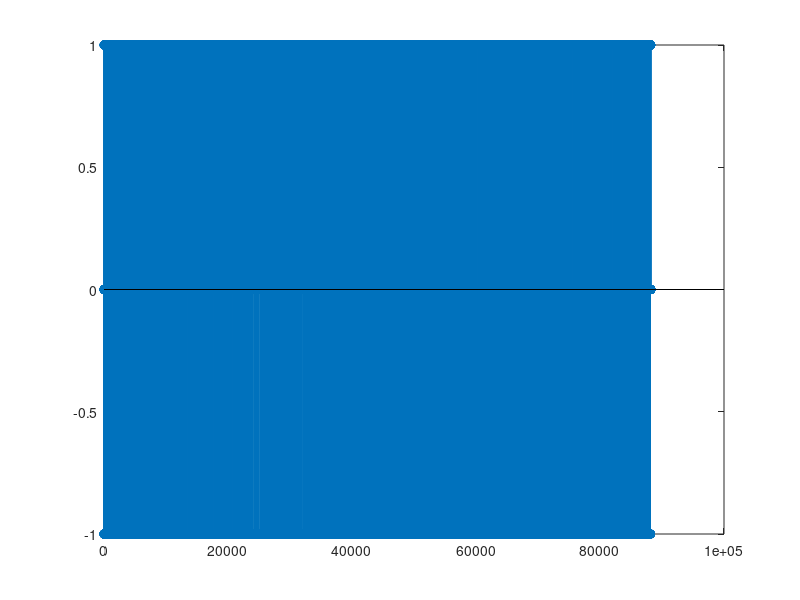

This figure's MATLAB source: (Note: this script raises an error after producing the figure.)
%%%%% ELEC-E5620 Audio Signal Processing Demo Project %%%%%
%%%%% Filtered Velvet Noise Reverberation Algorithm %%%%%
clear all; close all; clc;
addpath('./audio');

%% 1. Velvet noise generation 

fs = 44100;
Nd = 2205;      % Pulse density: pulses/sec
% fs = 100;
% Nd = 5;      % Pulse density: pulses/sec
Td = fs/Nd;     % Avg distance btw impulses, in samples
sec = 2;        % Velvet noise duration
samp = fs*sec;  % Num samples
puls = Nd*sec;   % Num pulses

s = zeros(fs*sec,1);
m = 0:puls-1;   % Pulse counter

k = round(m*Td + rand(size(m))*(Td-1)); % Impulse positions
s(k) = 2*round(rand(size(m)))-1;

%% 2. Dark Velvet noise

% Create dark velvet noise with pulse width
m = 0:puls-1;
w_min = 1;
w_max = round(0.80*Td);
w = round(rand(size(m))*(w_max-w_min) + w_min);
k = round(m*Td + rand(size(m)).*(Td-w));
s_m = 2*round(rand(size(m)))-1;

dvn = zeros(fs*sec,1);
for i = 0:samp-1
    m_ = floor(i/Td)+1;
    n = i+1;
    if k(m_) <= n && n < k(m_) + w(m_)
        dvn(n) = s_m(m_);
    end
end

stem(dvn)

%% Time Varying DVN
clear all; close all; clc;
addpath('./audio')
fs = 44100;
t = 2;
[param_width, param_dens] = createUserInputPlots(t,2205,500);
dvnVarying = makeTimeVaryingDVN(param_width,param_dens,fs,t);

% Exponential decay on time varying DVN
dvnVarying_env = applyExponentialDecay(t, dvnVarying, fs);
figure
plot(dvnVarying_env)

[inSig, ~] = audioread("gunshot_dry.wav");
gunshot_varyingReverb = [conv(inSig(:,1),dvnVarying_env), conv(inSig(:,2),dvnVarying_env)] ;
soundsc(gunshot_varyingReverb,fs);

%%%% Exporting DVN and convolved sounds %%%%
version = "02";
audiowrite("audio\dvn_" + version + ".wav",dvnVarying_env,fs);
audiowrite("audio\dvn_" + version + "_gunshot.wav",gunshot_varyingReverb,fs);

% %% Testing output of above
% dvn_01 = audioread("dvn_" + version + ".wav");
% soundsc(dvnVarying_env,fs);
% tic
% while toc < t+0.5
%     % do nothing, wait for first sound to play
% end
% soundsc(dvn_01,fs);

%% Exponential decay envelope

t60 = 2; % 2 seconds reverberation
dvn_env = applyExponentialDecay(t60, dvn, fs);
plot(dvn_env)

[inSig, ~] = audioread("gunshot_dry.wav");
gunshot_reverb = [conv(inSig(:,1),dvn_env), conv(inSig(:,2),dvn_env)] ;
soundsc(gunshot_reverb,fs);
%% 3. Filtered Velvet Noise FVN Reverberation Algorithm

% FVN reverb algo divides the RIR into short non-overlapping segments and
% approximates each segment as filtered white noise. Velvet noise is used
% instead of standard white noise.

% Block diagram
%

inSig = sweeptone(2);
sweep_reverb = conv(inSig,dvn_env) ;

spectrogram2(dvn,fs);
psd(dvn,fs);

soundsc(sweep_reverb,fs);
